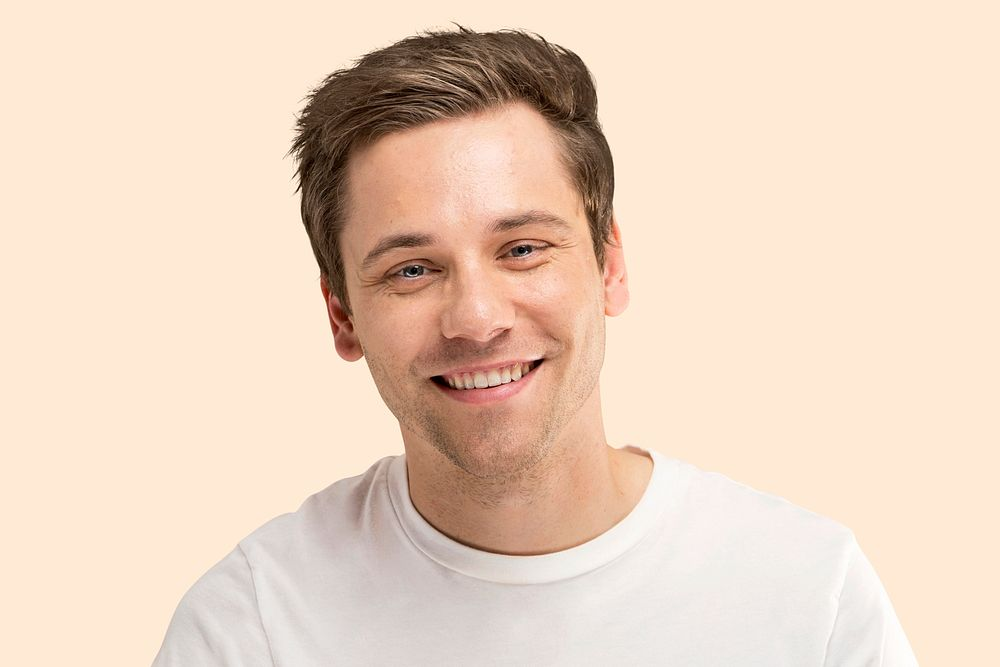
#> input picture Computer_Vision/face1.jpg, 1000 x 667 px
$ jupyter execute bounding_box.ipynb
#> lines starting #> are read from the running program, lines starting #| are printed output that depends on the picture
[cell 1]
# Bounding box

# rectangle
# circle

[cell 2]
import cv2
image=cv2.imread('face1.jpg')
#> image is the input picture: shape (667, 1000, 3); mean B, G, R 193, 211.9, 235.5
image

[cell 3]
import matplotlib.pyplot as plt
plt.imshow(image)

[cell 4]
color_image=cv2.cvtColor(image,cv2.COLOR_BGR2RGB)
plt.imshow(color_image)

How to plot RECTANGLE on a face
---

[cell 5]
# To draw rectangle on a face:
# we need 2 points=>Left Top and Right Bottom
# Total cordinates=>4


cv2.rectangle(color_image,pt1=(350,120),pt2=(600,490),color=(255,0,0),thickness=3)
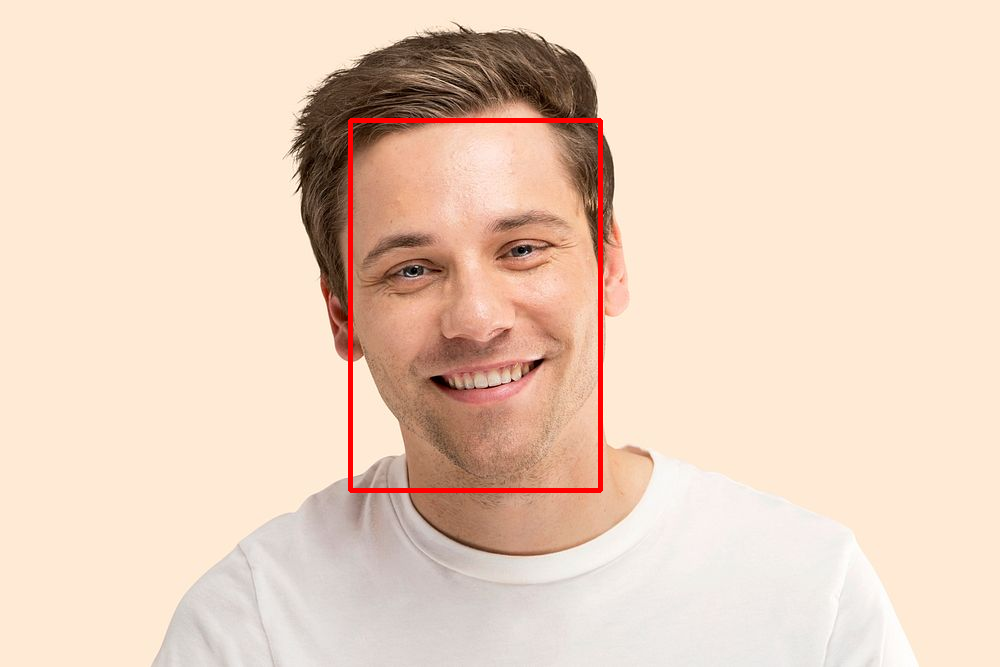
#> color_image: shape (667, 1000, 3); mean R, G, B 236.2, 210.6, 192
plt.imshow(color_image)

[cell 6]
image2=cv2.imread('face2.jpg')
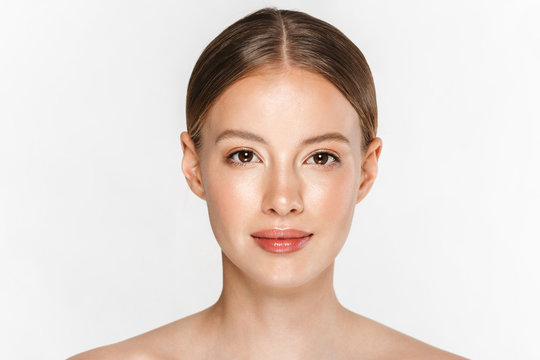
#> input picture Computer_Vision/face2.jpg, 540 x 360 px
#> image2 is the input picture: shape (360, 540, 3); mean B, G, R 207, 214.1, 226.8
color_image2=cv2.cvtColor(image2,cv2.COLOR_BGR2RGB)
# plt.imshow(color_image2)
cv2.rectangle(color_image2,pt1=(200,75),pt2=(360,290),color=(255,0,0),thickness=3)
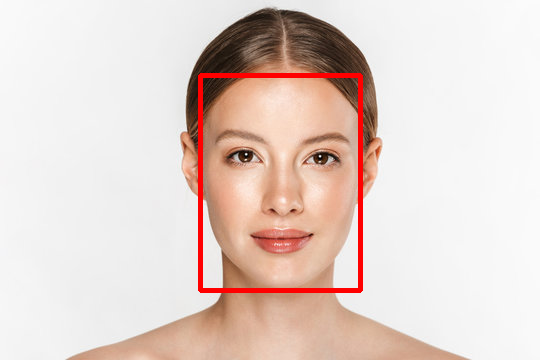
#> color_image2: shape (360, 540, 3); mean R, G, B 228.3, 211.2, 204.4
plt.imshow(color_image2)

How to plot CIRCLE on a face
---

[cell 7]
image3=cv2.imread('face1.jpg')
color_image3=cv2.cvtColor(image3,cv2.COLOR_BGR2RGB)
plt.imshow(color_image3)
cv2.circle(color_image3,center=(480,290),radius=180,color=(0,0,255),thickness=3)
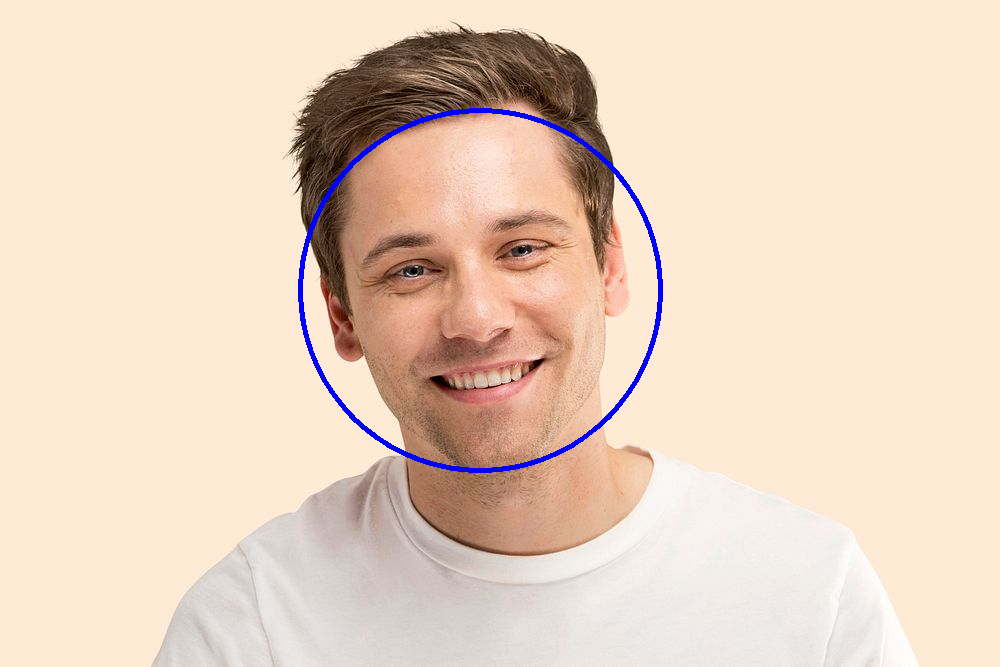
#> color_image3: shape (667, 1000, 3); mean R, G, B 233.8, 210.4, 193.9
plt.imshow(color_image3)

How to add TEXT in an image:
---

    we use puttext paramter

[cell 8]
image4=cv2.imread('face1.jpg')
color_image4=cv2.cvtColor(image4,cv2.COLOR_BGR2RGB)
cv2.putText(color_image4,text='Versatile Actor',org=(700,200),fontFace=cv2.FONT_HERSHEY_COMPLEX,fontScale=1,color=(0,0,150),thickness=2)
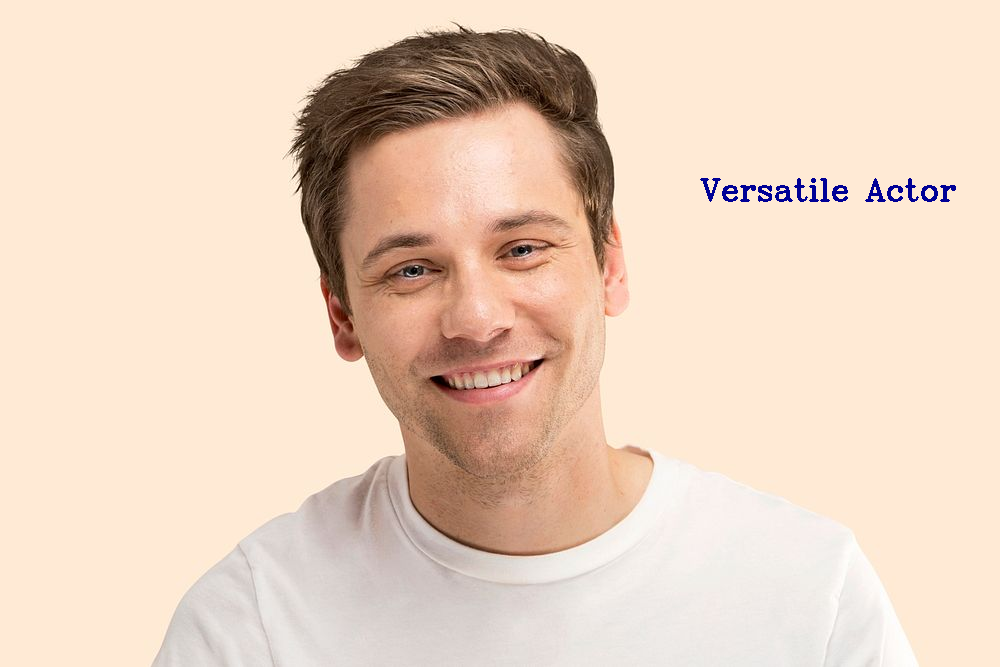
#> color_image4: shape (667, 1000, 3); mean R, G, B 234.7, 211.2, 192.8
plt.imshow(color_image4)
